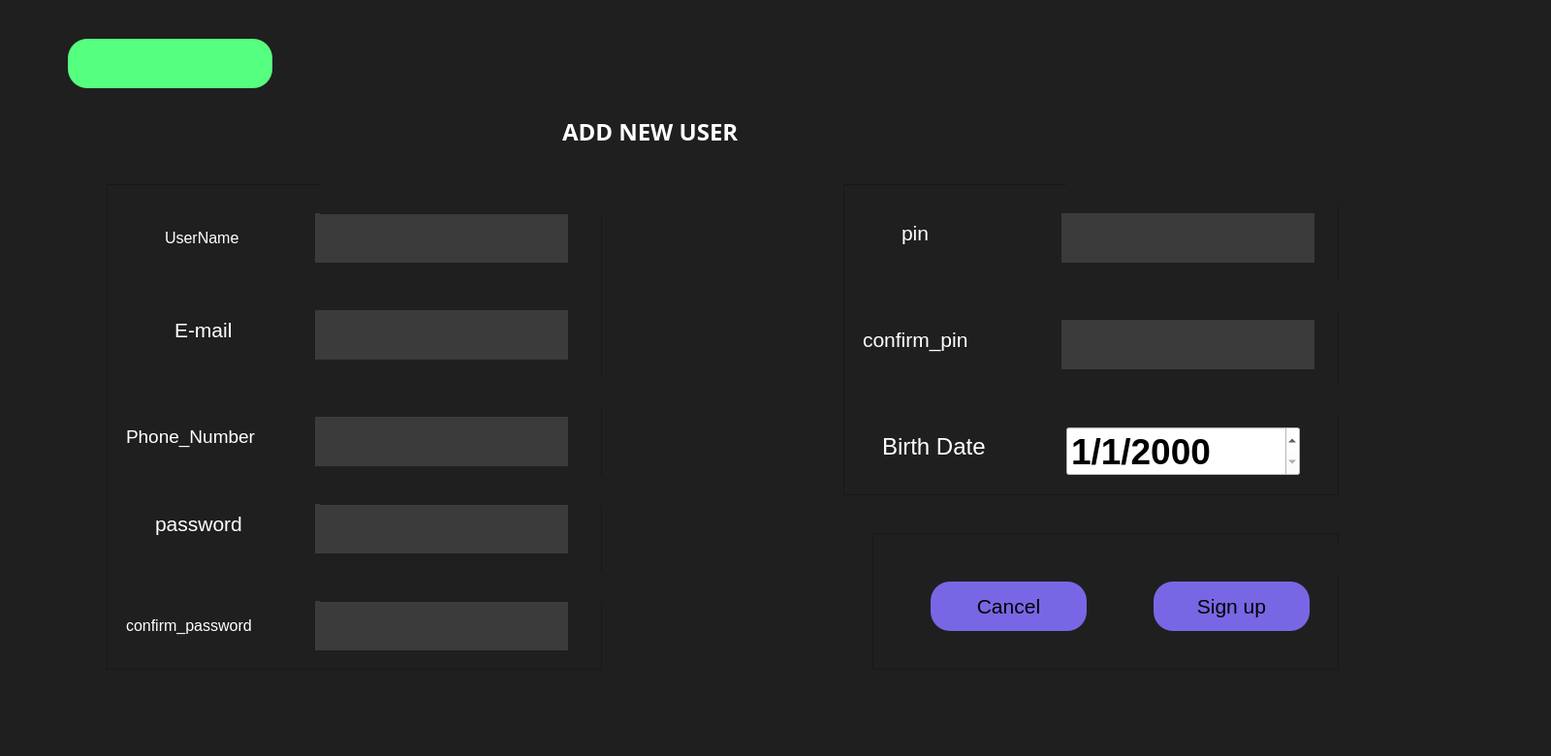
<?xml version="1.0" encoding="UTF-8"?>
<ui version="4.0">
 <class>USERADDING</class>
 <widget class="QDialog" name="USERADDING">
  <property name="geometry">
   <rect>
    <x>0</x>
    <y>0</y>
    <width>1600</width>
    <height>780</height>
   </rect>
  </property>
  <property name="windowTitle">
   <string>Dialog</string>
  </property>
  <property name="styleSheet">
   <string notr="true">background-color: rgb(31, 31, 31);</string>
  </property>
  <widget class="QLabel" name="label_11">
   <property name="geometry">
    <rect>
     <x>70</x>
     <y>40</y>
     <width>211</width>
     <height>51</height>
    </rect>
   </property>
   <property name="styleSheet">
    <string notr="true">border-radius:20px;
background-color: rgb(85, 255, 127);
background-image: url(:/IMG/Screenshot 2024-04-21 144020.png);
</string>
   </property>
   <property name="text">
    <string/>
   </property>
   <property name="pixmap">
    <pixmap>:/IMG/Screenshot 2024-04-21 144020.png</pixmap>
   </property>
   <property name="scaledContents">
    <bool>true</bool>
   </property>
  </widget>
  <widget class="QFrame" name="frame">
   <property name="geometry">
    <rect>
     <x>110</x>
     <y>190</y>
     <width>511</width>
     <height>501</height>
    </rect>
   </property>
   <property name="autoFillBackground">
    <bool>false</bool>
   </property>
   <property name="styleSheet">
    <string notr="true"/>
   </property>
   <property name="frameShape">
    <enum>QFrame::StyledPanel</enum>
   </property>
   <property name="frameShadow">
    <enum>QFrame::Raised</enum>
   </property>
   <widget class="QLineEdit" name="lineEdit_UserName">
    <property name="geometry">
     <rect>
      <x>210</x>
      <y>30</y>
      <width>271</width>
      <height>51</height>
     </rect>
    </property>
    <property name="font">
     <font>
      <family>Arial</family>
      <pointsize>18</pointsize>
      <bold>true</bold>
     </font>
    </property>
    <property name="styleSheet">
     <string notr="true">QLineEdit{
	border-color: rgb(255, 85, 255);
	background-color: rgb(59, 59, 59);
	border-radius:20px;
	margin:100px 5px ;
	color: rgb(255, 255, 255);
}</string>
    </property>
   </widget>
   <widget class="QLineEdit" name="lineEdit_Email">
    <property name="geometry">
     <rect>
      <x>210</x>
      <y>130</y>
      <width>271</width>
      <height>51</height>
     </rect>
    </property>
    <property name="font">
     <font>
      <family>Arial</family>
      <pointsize>13</pointsize>
      <bold>true</bold>
     </font>
    </property>
    <property name="styleSheet">
     <string notr="true">QLineEdit{
	border-color: rgb(255, 85, 255);
	background-color: rgb(59, 59, 59);
	border-radius:50px;
	margin:100px 5px ;
	color: rgb(255, 255, 255);
}</string>
    </property>
   </widget>
   <widget class="QLineEdit" name="lineEdit_Phone">
    <property name="geometry">
     <rect>
      <x>210</x>
      <y>240</y>
      <width>271</width>
      <height>51</height>
     </rect>
    </property>
    <property name="font">
     <font>
      <family>Arial</family>
      <pointsize>18</pointsize>
      <bold>true</bold>
     </font>
    </property>
    <property name="styleSheet">
     <string notr="true">QLineEdit{
	border-color: rgb(255, 85, 255);
	background-color: rgb(59, 59, 59);
	border-radius:50px;
	margin:100px 5px ;
	color: rgb(255, 255, 255);
}</string>
    </property>
   </widget>
   <widget class="QLineEdit" name="lineEdit_Password">
    <property name="geometry">
     <rect>
      <x>210</x>
      <y>330</y>
      <width>271</width>
      <height>51</height>
     </rect>
    </property>
    <property name="font">
     <font>
      <family>Arial</family>
      <pointsize>18</pointsize>
      <bold>true</bold>
     </font>
    </property>
    <property name="styleSheet">
     <string notr="true">QLineEdit{
	border-color: rgb(255, 85, 255);
	background-color: rgb(59, 59, 59);
	border-radius:50px;
	margin:100px 5px ;
	color: rgb(255, 255, 255);
}</string>
    </property>
    <property name="echoMode">
     <enum>QLineEdit::Password</enum>
    </property>
    <property name="cursorMoveStyle">
     <enum>Qt::VisualMoveStyle</enum>
    </property>
   </widget>
   <widget class="QLineEdit" name="lineEdit_confirmPass">
    <property name="geometry">
     <rect>
      <x>210</x>
      <y>430</y>
      <width>271</width>
      <height>51</height>
     </rect>
    </property>
    <property name="font">
     <font>
      <family>Arial</family>
      <pointsize>18</pointsize>
      <bold>true</bold>
     </font>
    </property>
    <property name="styleSheet">
     <string notr="true">QLineEdit{
	border-color: rgb(255, 85, 255);
	background-color: rgb(59, 59, 59);
	border-radius:50px;
	margin:100px 5px ;
	color: rgb(255, 255, 255);
}</string>
    </property>
    <property name="echoMode">
     <enum>QLineEdit::Password</enum>
    </property>
   </widget>
   <widget class="QLabel" name="label">
    <property name="geometry">
     <rect>
      <x>60</x>
      <y>30</y>
      <width>111</width>
      <height>51</height>
     </rect>
    </property>
    <property name="font">
     <font>
      <family>Arial</family>
      <pointsize>12</pointsize>
     </font>
    </property>
    <property name="styleSheet">
     <string notr="true">color: rgb(255, 255, 255);</string>
    </property>
    <property name="text">
     <string>UserName</string>
    </property>
   </widget>
   <widget class="QLabel" name="label_2">
    <property name="geometry">
     <rect>
      <x>70</x>
      <y>130</y>
      <width>111</width>
      <height>41</height>
     </rect>
    </property>
    <property name="font">
     <font>
      <pointsize>16</pointsize>
     </font>
    </property>
    <property name="styleSheet">
     <string notr="true">color: rgb(255, 255, 255);</string>
    </property>
    <property name="text">
     <string>E-mail</string>
    </property>
   </widget>
   <widget class="QLabel" name="label_3">
    <property name="geometry">
     <rect>
      <x>20</x>
      <y>240</y>
      <width>171</width>
      <height>41</height>
     </rect>
    </property>
    <property name="font">
     <font>
      <pointsize>14</pointsize>
     </font>
    </property>
    <property name="styleSheet">
     <string notr="true">color: rgb(255, 255, 255);</string>
    </property>
    <property name="text">
     <string>Phone_Number</string>
    </property>
   </widget>
   <widget class="QLabel" name="label_4">
    <property name="geometry">
     <rect>
      <x>50</x>
      <y>330</y>
      <width>131</width>
      <height>41</height>
     </rect>
    </property>
    <property name="font">
     <font>
      <pointsize>16</pointsize>
     </font>
    </property>
    <property name="styleSheet">
     <string notr="true">color: rgb(255, 255, 255);</string>
    </property>
    <property name="text">
     <string>password</string>
    </property>
   </widget>
   <widget class="QLabel" name="label_5">
    <property name="geometry">
     <rect>
      <x>20</x>
      <y>430</y>
      <width>161</width>
      <height>51</height>
     </rect>
    </property>
    <property name="font">
     <font>
      <pointsize>12</pointsize>
     </font>
    </property>
    <property name="styleSheet">
     <string notr="true">color: rgb(255, 255, 255);</string>
    </property>
    <property name="text">
     <string>confirm_password</string>
    </property>
   </widget>
   <widget class="QLabel" name="label_UserNameError">
    <property name="geometry">
     <rect>
      <x>220</x>
      <y>0</y>
      <width>301</width>
      <height>31</height>
     </rect>
    </property>
    <property name="styleSheet">
     <string notr="true">color: rgb(255, 0, 0);</string>
    </property>
    <property name="text">
     <string/>
    </property>
   </widget>
   <widget class="QLabel" name="label_PhoneNumberError">
    <property name="geometry">
     <rect>
      <x>220</x>
      <y>200</y>
      <width>301</width>
      <height>31</height>
     </rect>
    </property>
    <property name="styleSheet">
     <string notr="true">color: rgb(255, 0, 0);</string>
    </property>
    <property name="text">
     <string/>
    </property>
   </widget>
   <widget class="QLabel" name="label_ConfirmPasswordError">
    <property name="geometry">
     <rect>
      <x>220</x>
      <y>400</y>
      <width>301</width>
      <height>31</height>
     </rect>
    </property>
    <property name="styleSheet">
     <string notr="true">color: rgb(255, 0, 0);</string>
    </property>
    <property name="text">
     <string/>
    </property>
   </widget>
   <widget class="QLabel" name="label_PasswordError">
    <property name="geometry">
     <rect>
      <x>220</x>
      <y>300</y>
      <width>301</width>
      <height>31</height>
     </rect>
    </property>
    <property name="styleSheet">
     <string notr="true">color: rgb(255, 0, 0);</string>
    </property>
    <property name="text">
     <string/>
    </property>
   </widget>
  </widget>
  <widget class="QFrame" name="frame_2">
   <property name="geometry">
    <rect>
     <x>870</x>
     <y>190</y>
     <width>511</width>
     <height>321</height>
    </rect>
   </property>
   <property name="frameShape">
    <enum>QFrame::StyledPanel</enum>
   </property>
   <property name="frameShadow">
    <enum>QFrame::Raised</enum>
   </property>
   <widget class="QLineEdit" name="lineEdit_Pin">
    <property name="geometry">
     <rect>
      <x>220</x>
      <y>30</y>
      <width>271</width>
      <height>51</height>
     </rect>
    </property>
    <property name="font">
     <font>
      <family>Arial</family>
      <pointsize>18</pointsize>
      <bold>true</bold>
     </font>
    </property>
    <property name="styleSheet">
     <string notr="true">QLineEdit{
	border-color: rgb(255, 85, 255);
	background-color: rgb(59, 59, 59);
	border-radius:50px;
	margin:100px 5px ;
	color: rgb(255, 255, 255);
}</string>
    </property>
   </widget>
   <widget class="QLineEdit" name="lineEdit_ConfirmPin">
    <property name="geometry">
     <rect>
      <x>220</x>
      <y>140</y>
      <width>271</width>
      <height>51</height>
     </rect>
    </property>
    <property name="font">
     <font>
      <family>Arial</family>
      <pointsize>18</pointsize>
      <bold>true</bold>
     </font>
    </property>
    <property name="styleSheet">
     <string notr="true">QLineEdit{
	border-color: rgb(255, 85, 255);
	background-color: rgb(59, 59, 59);
	border-radius:50px;
	margin:100px 5px ;
	color: rgb(255, 255, 255);
}</string>
    </property>
   </widget>
   <widget class="QLabel" name="label_6">
    <property name="geometry">
     <rect>
      <x>60</x>
      <y>30</y>
      <width>71</width>
      <height>41</height>
     </rect>
    </property>
    <property name="font">
     <font>
      <pointsize>16</pointsize>
     </font>
    </property>
    <property name="styleSheet">
     <string notr="true">color: rgb(255, 255, 255);</string>
    </property>
    <property name="text">
     <string>pin</string>
    </property>
   </widget>
   <widget class="QLabel" name="label_7">
    <property name="geometry">
     <rect>
      <x>20</x>
      <y>140</y>
      <width>181</width>
      <height>41</height>
     </rect>
    </property>
    <property name="font">
     <font>
      <pointsize>16</pointsize>
     </font>
    </property>
    <property name="styleSheet">
     <string notr="true">color: rgb(255, 255, 255);</string>
    </property>
    <property name="text">
     <string>confirm_pin</string>
    </property>
   </widget>
   <widget class="QLabel" name="label_8">
    <property name="geometry">
     <rect>
      <x>40</x>
      <y>250</y>
      <width>161</width>
      <height>41</height>
     </rect>
    </property>
    <property name="font">
     <font>
      <pointsize>18</pointsize>
     </font>
    </property>
    <property name="styleSheet">
     <string notr="true">color: rgb(255, 255, 255);</string>
    </property>
    <property name="text">
     <string>Birth Date</string>
    </property>
   </widget>
   <widget class="QLabel" name="label_ConfirmPinError">
    <property name="geometry">
     <rect>
      <x>230</x>
      <y>100</y>
      <width>301</width>
      <height>31</height>
     </rect>
    </property>
    <property name="styleSheet">
     <string notr="true">color: rgb(255, 0, 0);</string>
    </property>
    <property name="text">
     <string/>
    </property>
   </widget>
   <widget class="QLabel" name="label_DateError">
    <property name="geometry">
     <rect>
      <x>230</x>
      <y>210</y>
      <width>301</width>
      <height>31</height>
     </rect>
    </property>
    <property name="styleSheet">
     <string notr="true">color: rgb(255, 0, 0);</string>
    </property>
    <property name="text">
     <string/>
    </property>
   </widget>
   <widget class="QDateEdit" name="dateEdit">
    <property name="geometry">
     <rect>
      <x>230</x>
      <y>250</y>
      <width>241</width>
      <height>51</height>
     </rect>
    </property>
    <property name="font">
     <font>
      <pointsize>28</pointsize>
      <bold>true</bold>
     </font>
    </property>
    <property name="styleSheet">
     <string notr="true">background-color: rgb(255, 255, 255);
</string>
    </property>
    <property name="maximumDateTime">
     <datetime>
      <hour>23</hour>
      <minute>59</minute>
      <second>59</second>
      <year>2010</year>
      <month>12</month>
      <day>31</day>
     </datetime>
    </property>
    <property name="minimumDateTime">
     <datetime>
      <hour>0</hour>
      <minute>0</minute>
      <second>0</second>
      <year>1899</year>
      <month>12</month>
      <day>28</day>
     </datetime>
    </property>
    <property name="displayFormat">
     <string>d/M/yyyy</string>
    </property>
   </widget>
   <widget class="QLabel" name="label_PinError">
    <property name="geometry">
     <rect>
      <x>230</x>
      <y>-10</y>
      <width>301</width>
      <height>31</height>
     </rect>
    </property>
    <property name="styleSheet">
     <string notr="true">color: rgb(255, 0, 0);</string>
    </property>
    <property name="text">
     <string/>
    </property>
   </widget>
  </widget>
  <widget class="QFrame" name="frame_3">
   <property name="geometry">
    <rect>
     <x>900</x>
     <y>550</y>
     <width>481</width>
     <height>141</height>
    </rect>
   </property>
   <property name="frameShape">
    <enum>QFrame::StyledPanel</enum>
   </property>
   <property name="frameShadow">
    <enum>QFrame::Raised</enum>
   </property>
   <widget class="QPushButton" name="pushButton_SignUP">
    <property name="geometry">
     <rect>
      <x>290</x>
      <y>50</y>
      <width>161</width>
      <height>51</height>
     </rect>
    </property>
    <property name="font">
     <font>
      <pointsize>16</pointsize>
     </font>
    </property>
    <property name="styleSheet">
     <string notr="true">QPushButton:hover{
	background-color: rgb(255, 0, 255);
}
QPushButton{
background-color: rgb(119, 103, 228);
border-radius:20px;
}</string>
    </property>
    <property name="text">
     <string>Sign up</string>
    </property>
   </widget>
   <widget class="QLabel" name="label_EmptyDataError">
    <property name="geometry">
     <rect>
      <x>210</x>
      <y>10</y>
      <width>301</width>
      <height>31</height>
     </rect>
    </property>
    <property name="styleSheet">
     <string notr="true">color: rgb(255, 0, 0);</string>
    </property>
    <property name="text">
     <string/>
    </property>
   </widget>
   <widget class="QPushButton" name="pushButton_SignUP_2">
    <property name="geometry">
     <rect>
      <x>60</x>
      <y>50</y>
      <width>161</width>
      <height>51</height>
     </rect>
    </property>
    <property name="font">
     <font>
      <pointsize>16</pointsize>
     </font>
    </property>
    <property name="styleSheet">
     <string notr="true">QPushButton:hover{
	background-color: rgb(255, 0, 255);
}
QPushButton{
background-color: rgb(119, 103, 228);
border-radius:20px;
}</string>
    </property>
    <property name="text">
     <string>Cancel</string>
    </property>
   </widget>
  </widget>
  <widget class="QLabel" name="label_9">
   <property name="geometry">
    <rect>
     <x>580</x>
     <y>110</y>
     <width>281</width>
     <height>51</height>
    </rect>
   </property>
   <property name="font">
    <font>
     <family>Arial Black</family>
     <pointsize>18</pointsize>
     <bold>true</bold>
    </font>
   </property>
   <property name="styleSheet">
    <string notr="true">color: rgb(255, 255, 255);</string>
   </property>
   <property name="text">
    <string>ADD NEW USER</string>
   </property>
  </widget>
 </widget>
 <resources/>
 <connections/>
</ui>
